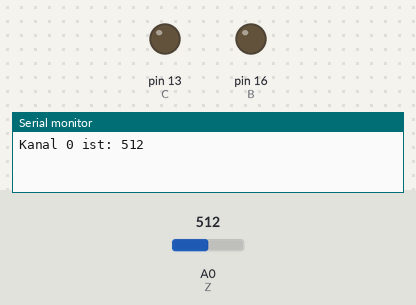
Simulated run of this sketch. Board: Arduino Uno, built with avr-gcc and run on an emulated ATmega328P. Parts: output pins drawn as LEDs (lit = HIGH), the last lines printed to the serial monitor. The test bench sets the inputs (shaded band); at power-on: A0 (Z) = 512. Pins used as bus, display or sensor lines are not drawn.

Above: at 1.0 s.
At 3.0 s:
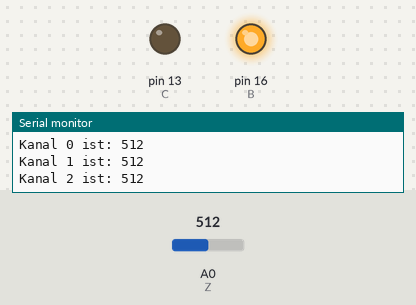
At 5.0 s:
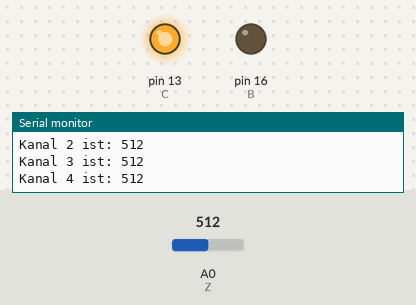
At 7.0 s:
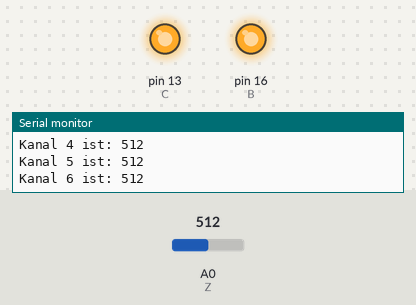
Timing chart, 0 to 10.4 s (numbered marks = the images above):
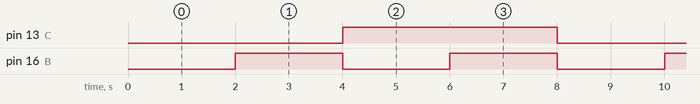

Measured:
- by itself, pin 13 (C): alternates HIGH for 4.0 s and LOW for 4.0 s
- by itself, pin 16 (B): alternates HIGH for 2.0 s and LOW for 2.0 s
- by itself, everything shown: repeats every 8.0 s, in 4 steps

The sketch:

CD4051BE_Multiplexer_alle_Kanaele.ino
```cpp
/*
Project:  Multiplexer CD4051BE alle 8 Kanäle auslesen - Wemos D1 mini
Author:   Thomas Edlinger for www.edistechlab.com
Date:     Created 08.07.2021
Version:  V1.0
IDE:      Arduino IDE 1.8.13
 
Required Board (Tools -> Board -> Boards Manager...)
 - Board: esp8266 by ESP8266 Community   V2.7.4
*/

//Multiplexer pins
const int A = 0;
const int B = 16;
const int C = 13;
const int Z = A0;

void setup(){
  Serial.begin(115200);
  pinMode(A, OUTPUT);
  pinMode(B, OUTPUT);
  pinMode(C, OUTPUT);
  pinMode(Z, INPUT);
  digitalWrite(A, LOW);
  digitalWrite(B, LOW);
  digitalWrite(C, LOW);
}

void loop(){
  //alle 8 Werte auslesen
  for(int i = 0; i < 8; i++) {
    Serial.print("Kanal ");
    Serial.print(i);
    Serial.print(" ist: ");
    Serial.println(readMux(i));
    delay(1000);
  }
}

int readMux(int Kanal){
  int selectPin[] = {A, B, C};
  int muxKanal[8][3]={
    {0,0,0},    //Kanal 0
    {1,0,0},    //Kanal 1
    {0,1,0},    //Kanal 2
    {1,1,0},    //Kanal 3
    {0,0,1},    //Kanal 4
    {1,0,1},    //Kanal 5
    {0,1,1},    //Kanal 6
    {1,1,1},    //Kanal 7
  };

  //Setzt den ausgewählten Kanal
  for(int i = 0; i < 3; i++) {
    digitalWrite(selectPin[i], muxKanal[Kanal][i]);
  }
  int value = analogRead(Z);
  return value;
}
```
